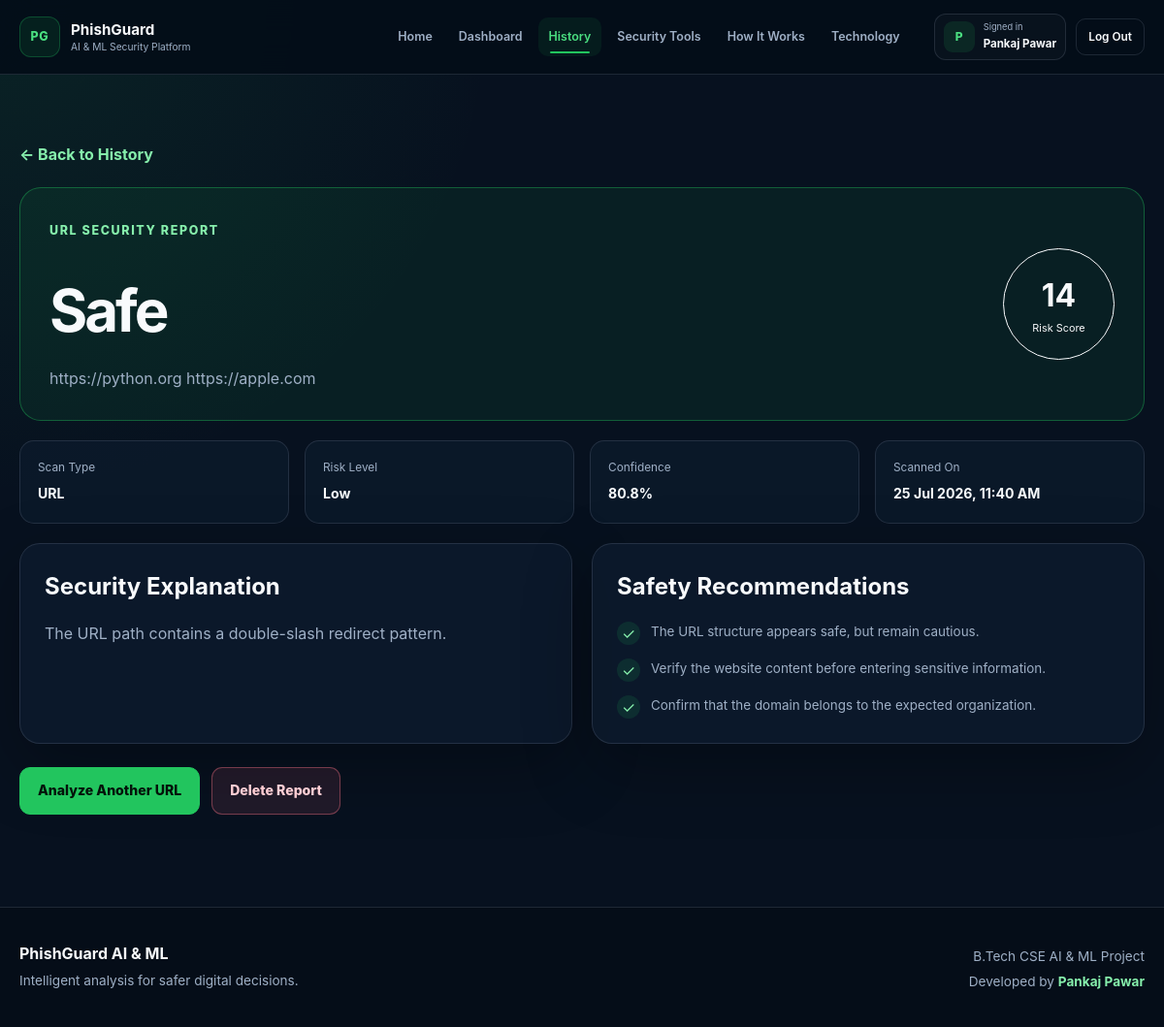
Screenshot of /history/32 (signed in) with the database file from the repository.
### app/models/user.py (models this page shows, shortened)
class User(UserMixin, db.Model):
    __tablename__ = "users"
    id = db.Column(
        db.Integer,
        primary_key=True,
    )
    full_name = db.Column(
        db.String(120),
        nullable=False,
    )
    email = db.Column(
        db.String(120),
        unique=True,
        nullable=False,
        index=True,
    )
    password_hash = db.Column(
        db.String(255),
        nullable=False,
    )
    created_at = db.Column(
        db.DateTime,
        default=lambda: datetime.now(timezone.utc),
        nullable=False,
    )
    last_login = db.Column(
        db.DateTime,
        nullable=True,
    )
    is_active_account = db.Column(
        db.Boolean,
        default=True,
        nullable=False,
    )
    scans = db.relationship(
        "ScanHistory",
        back_populates="user",
        cascade="all, delete-orphan",
        lazy=True,
    )
    @property
    def is_active(self):
        return self.is_active_account

### app/models/scan_history.py (models this page shows, shortened)
class ScanHistory(db.Model):
    __tablename__ = "scan_history"
    id = db.Column(
        db.Integer,
        primary_key=True,
    )
    user_id = db.Column(
        db.Integer,
        db.ForeignKey("users.id"),
        nullable=False,
        index=True,
    )
    scan_type = db.Column(
        db.String(30),
        nullable=False,
    )
    input_value = db.Column(
        db.Text,
        nullable=False,
    )
    prediction = db.Column(
        db.String(50),
        nullable=False,
    )
    risk_level = db.Column(
        db.String(30),
        nullable=False,
    )
    risk_score = db.Column(
        db.Float,
        nullable=False,
        default=0.0,
    )
    confidence = db.Column(
        db.Float,
        nullable=True,
    )
    explanation = db.Column(
        db.Text,
        nullable=True,
    )
    recommendations = db.Column(
        db.Text,
        nullable=True,
    )
    created_at = db.Column(
        db.DateTime,
        default=datetime.utcnow,
        nullable=False,
        index=True,
    )
    user = db.relationship(
        "User",
        back_populates="scans",
    )

### app/routes/history_routes.py (the view)
@history_bp.route("/<int:scan_id>")
@login_required
def scan_details(scan_id):
    scan = db.session.get(
        ScanHistory,
        scan_id,
    )
    if scan is None:
        abort(404)
    if scan.user_id != current_user.id:
        abort(403)
    recommendations = []
    if scan.recommendations:
        try:
            recommendations = json.loads(
                scan.recommendations
            )
        except (json.JSONDecodeError, TypeError):
            recommendations = [
                scan.recommendations
            ]
    return render_template(
        "history/scan_details.html",
        scan=scan,
        recommendations=recommendations,
    )

### app/templates/history/scan_details.html (shortened to what this page needs)
{% extends "base.html" %}
{% block content %}
<section class="scan-details-section">
    <div class="container">
        <div class="scan-details-navigation">
            <a href="{{ url_for('history.history') }}">
                ← Back to History
            </a>
        </div>
        <div
            class="scan-report-header report-{{ scan.risk_level | lower }}"
        >
            <div>
                <span class="eyebrow">
                    {{ scan.scan_type }} Security Report
                </span>
                <h1>{{ scan.prediction }}</h1>
                <p>{{ scan.input_value }}</p>
            </div>
            <div class="report-score">
                <strong>
                    {{ scan.risk_score | int }}
                </strong>
                <span>Risk Score</span>
            </div>
        </div>
        <div class="report-information-grid">
            <article>
                <span>Scan Type</span>
                <strong>{{ scan.scan_type }}</strong>
            </article>
            <article>
                <span>Risk Level</span>
                <strong>{{ scan.risk_level }}</strong>
            </article>
            <article>
                <span>Confidence</span>
                <strong>
                    {% if scan.confidence is not none %}
                        {{ scan.confidence }}%
                    {% else %}
                        Not available
                    {% endif %}
                </strong>
            </article>
            <article>
                <span>Scanned On</span>
                <strong>
                    {{ scan.created_at.strftime("%d %b %Y, %I:%M %p") }}
                </strong>
            </article>
        </div>
        <div class="scan-report-grid">
            <section class="scan-report-card">
                <h2>Security Explanation</h2>
                <p class="report-explanation">
                    {{ scan.explanation }}
                </p>
            </section>
            <section class="scan-report-card">
                <h2>Safety Recommendations</h2>
                {% if recommendations %}
                    <div class="report-recommendations">
                        {% for recommendation in recommendations %}
                            <div>
                                <span>✓</span>
                                <p>
                                    {{ recommendation }}
                                </p>
                            </div>
                        {% endfor %}
                    </div>
                {% else %}
                    <p class="report-explanation">
                        No recommendations were stored for this scan.
                    </p>
                {% endif %}
            </section>
        </div>
        <div class="scan-report-actions">
            <a
                class="button button-primary"
                href="{{ url_for('analyzer.url_analyzer') }}"
            >
                Analyze Another URL
            </a>
            <form
                method="POST"
                action="{{ url_for('history.delete_scan', scan_id=scan.id) }}"
                onsubmit="return confirm('Delete this scan report permanently?');"
            >
                <button
                    class="button danger-button"
                    type="submit"
                >
                    Delete Report
                </button>
            </form>
        </div>
    </div>
</section>
{% endblock %}

### app/templates/base.html (shortened to what this page needs)
<!DOCTYPE html>
<html lang="en">
<head>
    <link rel="stylesheet" href="{{ url_for('static', filename='css/style.css') }}">
    <link rel="stylesheet" href="{{ url_for('static', filename='css/auth.css') }}">
    <link rel="stylesheet" href="{{ url_for('static', filename='css/dashboard.css') }}">
    <link rel="stylesheet" href="{{ url_for('static', filename='css/analyzer.css') }}">
    <link rel="stylesheet" href="{{ url_for('static', filename='css/history.css') }}">
    <link rel="stylesheet" href="{{ url_for('static', filename='css/assistant.css') }}">
    <link rel="stylesheet" href="{{ url_for('static', filename='css/password.css') }}">
</head>
<body>
    <header class="site-header">
        <div class="container navbar">
            <a
                class="brand"
                href="{{ url_for('main.home') }}"
                aria-label="PhishGuard Home"
            >
                <span class="brand-symbol">
                    PG
                </span>
                <span class="brand-details">
                    <strong>
                        PhishGuard
                    </strong>
                    <small>
                        AI & ML Security Platform
                    </small>
                </span>
            </a>
            <nav
                class="navigation"
                id="navigation"
            >
                <a
                    href="{{ url_for('main.home') }}"
                    class="{% if request.endpoint == 'main.home' %}active{% endif %}"
                >
                    Home
                </a>
                {% if current_user.is_authenticated %}
                    <a
                        href="{{ url_for('main.dashboard') }}"
                        class="{% if request.endpoint == 'main.dashboard' %}active{% endif %}"
                    >
                        Dashboard
                    </a>
                    <a
                        href="{{ url_for('history.history') }}"
                        class="{% if request.blueprint == 'history' %}active{% endif %}"
                    >
                        History
                    </a>
                {% endif %}
                <a
                    href="{{ url_for('main.home') }}#tools"
                >
                    Security Tools
                </a>
                <a
                    href="{{ url_for('main.home') }}#process"
                >
                    How It Works
                </a>
                <a
                    href="{{ url_for('main.home') }}#technology"
                >
                    Technology
                </a>
            </nav>
            <div class="navigation-actions">
                {% if current_user.is_authenticated %}
                    <div class="user-profile-nav">
                        <div class="user-avatar">
                            {{ current_user.full_name[:1] | upper }}
                        </div>
                        <div class="user-profile-text">
                            <span>
                                Signed in
                            </span>
                            <strong>
                                {{ current_user.full_name }}
                            </strong>
                        </div>
                    </div>
                    <form
                        class="logout-form"
                        method="POST"
                        action="{{ url_for('auth.logout') }}"
                    >
                        <button
                            class="nav-logout-button"
                            type="submit"
                        >
                            Log Out
                        </button>
                    </form>
                {% endif %}
            </div>
        </div>
    </header>
    <main>
        {% block content %}
        {% endblock %}
    </main>
    <footer class="site-footer">
        <div class="container footer-content">
            <div>
                <strong>PhishGuard AI & ML</strong>
                <p>
                    Intelligent analysis for safer digital decisions.
                </p>
            </div>
            <div class="footer-credit">
                <p>
                    B.Tech CSE AI & ML Project
                </p>
                <p>
                    Developed by <strong>Pankaj Pawar</strong>
                </p>
            </div>
        </div>
    </footer>
</body>
</html>

### app/static/css/auth.css (style rules this page uses)
.footer-credit { text-align: right; }
.footer-credit strong { color: #86efac; }

### app/static/css/dashboard.css (style rules this page uses)
.logout-form { margin: 0; }

### app/static/css/history.css (style rules this page uses)
.history-section, .scan-details-section { min-height: calc(100vh - 150px); padding: 70px 0 95px; }
.history-heading h1, .scan-report-header h1 { margin-top: 8px; font-size: clamp(2.4rem, 5vw, 4.3rem); letter-spacing: -0.05em; }
.history-panel, .scan-report-card { border: 1px solid var(--border); border-radius: 21px; background: rgba(13, 27, 45, 0.8); box-shadow: var(--shadow); }
.scan-details-navigation { margin-bottom: 20px; }
.scan-details-navigation a { color: #86efac; font-weight: 700; }
.scan-report-header { display: flex; justify-content: space-between; align-items: center; gap: 30px; border: 1px solid var(--border); border-radius: 22px; padding: 30px; }
.scan-report-header p { max-width: 800px; margin-top: 10px; overflow-wrap: anywhere; color: var(--muted); }
.report-low { border-color: rgba(34, 197, 94, 0.38); background: rgba(34, 197, 94, 0.08); }
.report-score { display: grid; width: 115px; height: 115px; place-items: center; flex-shrink: 0; align-content: center; border: 1px solid currentColor; border-radius: 50%; }
.report-score strong { font-size: 2rem; }
.report-score span { font-size: 0.68rem; }
.report-information-grid { display: grid; grid-template-columns: repeat(4, minmax(0, 1fr)); gap: 16px; margin-top: 20px; }
.report-information-grid article { border: 1px solid var(--border); border-radius: 15px; background: rgba(13, 27, 45, 0.75); padding: 18px; }
.report-information-grid span, .report-information-grid strong { display: block; }
.report-information-grid span { color: var(--muted); font-size: 0.74rem; }
.report-information-grid strong { margin-top: 6px; font-size: 0.88rem; }
.scan-report-grid { display: grid; grid-template-columns: repeat(2, minmax(0, 1fr)); gap: 20px; margin-top: 20px; }
.scan-report-card { padding: 25px; }
.report-explanation { margin-top: 15px; color: var(--muted); line-height: 1.75; }
.report-recommendations { display: grid; gap: 14px; margin-top: 17px; }
.report-recommendations div { display: flex; gap: 11px; }
.report-recommendations span { display: grid; width: 24px; height: 24px; place-items: center; flex-shrink: 0; border-radius: 50%; background: rgba(34, 197, 94, 0.13); color: #86efac; }
.report-recommendations p { color: var(--muted); font-size: 0.84rem; }
.scan-report-actions { display: flex; gap: 12px; margin-top: 24px; }
.danger-button { border: 1px solid rgba(251, 113, 133, 0.4); background: rgba(251, 113, 133, 0.1); color: #fecdd3; }

### rows the page displays
User: full_name "P", full_name "Pankaj Pawar"
ScanHistory: scan_type "URL", prediction "Safe", input_value "https://python.org https://apple.com", risk_score "14", risk_level "Low", confidence "80.8", created_at "25 Jul 2026, 11:40 AM", explanation "The URL path contains a double-slash redirect pattern."

### other values shown
{{ recommendation }} "The URL structure appears safe, but remain cautious." "Verify the website content before entering sensitive information." "Confirm that the domain belongs to the expected organization."
